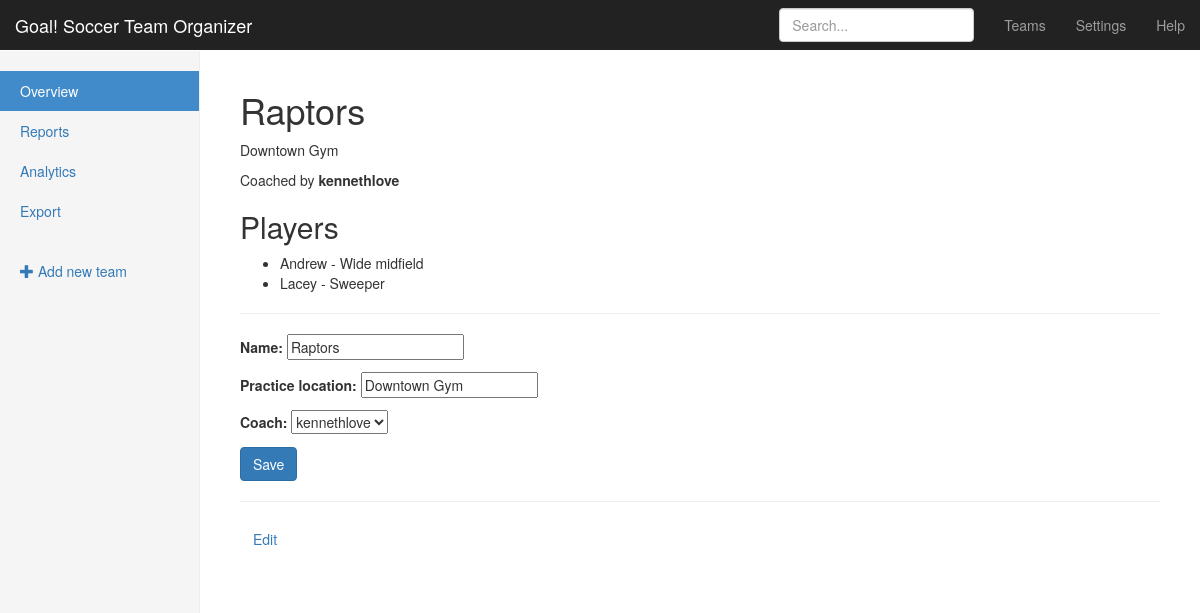
Screenshot of /teams/2/ (signed in) with the database file from the repository.
### teams/models.py (models this page shows, shortened)
class Team(models.Model):
    name = models.CharField(max_length=255)
    coach = models.ForeignKey(User, related_name='teams')
    practice_location = models.CharField(max_length=255)

class Player(models.Model):
    name = models.CharField(max_length=255)
    age = models.PositiveIntegerField()
    position = models.CharField(choices=POSITIONS, max_length=3)
    team = models.ForeignKey(Team, related_name='players')

### teams/views.py (the view)
# urls.py: url(r'^(?P<pk>\d+)/$', views.TeamDeatailView.as_view(), name='detail'),
class TeamDeatailView(DetailView, UpdateView):
    model = models.Team
    fields = ("name", "practice_location", "coach")
    template_name = "teams/team_detail.html"

### teams/templates/teams/team_detail.html (shortened to what this page needs)
{% extends "teams/_layout.html" %}
{% block body_content %}
<h1>{{ team.name  }}</h1>
<p class="muted">{{ team.practice_location }}</p>
<p>Coached by <strong>{{ team.coach.get_full_name|default:team.coach }}</strong></p>
<h2>Players</h2>
<ul>
{% for player in team.players.all %}
	<li>{{ player.name }} - {{ player.get_position_display }}</li>
{% endfor %}
</ul>
{% if user == team.coach %}
<hr>
<form method='POST'>
	{{ form.as_p }}
	<input type="submit" class="btn btn-primary" value="Save">
</form>
{% endif %}
<hr>
<p><a href="{% url 'teams:update' pk=team.pk %}" class="btn">Edit</a></p>
{% endblock %}

### assets/css/goal.css (style rules this page uses)
body { padding-top: 50px; }

### rows the page displays
Team: name "Raptors", practice_location "Downtown Gym", coach.get_full_name "kennethlove", coach "kennethlove"
Player: name "Andrew", position "Wide midfield"
Player: name "Lacey", position "Sweeper"
